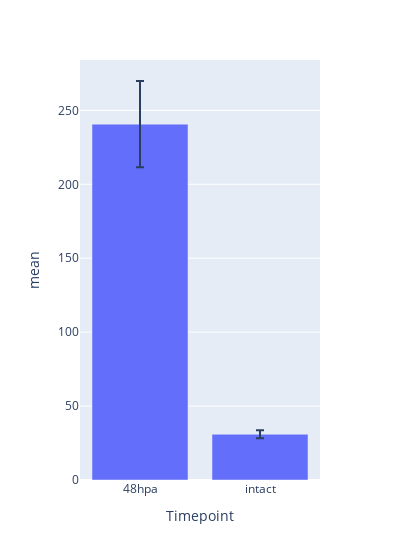

This figure's notebook cell:
### Markdown cell above
We can plot using the 'error_y' function in px.bar

### Code cell
px.bar(agged_df, x='Timepoint', y='mean', error_y='std', width=400)

### Figure 1 — Plotly figure (JSON) as saved in the notebook; plotly's stock layout.template omitted (floating-point values rounded to 4 significant figures)
{"data": [{"alignmentgroup": "True", "error_y": {"array": [29.17, 2.709]}, "hovertemplate": "Timepoint=%{x}<br>mean=%{y}<extra></extra>", "legendgroup": "", "marker": {"color": "#636efa", "pattern": {"shape": ""}}, "name": "", "offsetgroup": "", "orientation": "v", "showlegend": false, "textposition": "auto", "type": "bar", "x": ["48hpa", "intact"], "xaxis": "x", "y": [240.7, 30.93], "yaxis": "y"}], "layout": {"barmode": "relative", "legend": {"tracegroupgap": 0}, "margin": {"t": 60}, "width": 400, "xaxis": {"anchor": "y", "domain": [0, 1], "title": {"text": "Timepoint"}}, "yaxis": {"anchor": "x", "domain": [0, 1], "title": {"text": "mean"}}}}
